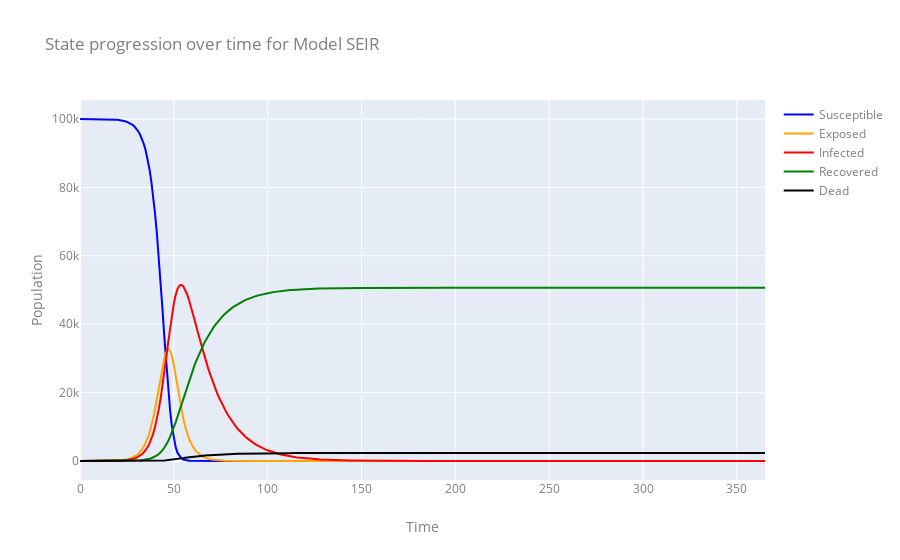

Source (notebook cell):
### Markdown cell above
## SEIR model 
An implementation of discrete-time SEIR *(Susceptible-Exposed-Infected-Recovered)* model with state space *Susceptible, Exposed, Infected, Recovered,* and *Dead*

### Code cell
# Simple SEIR
from EpyModels.models.SEIR import SEIR

seir = SEIR(name="SEIR",
            population=pop,
            init_s=prop_S,
            init_e=prop_E,
            init_i=prop_I,
            init_r=prop_R,
            beta=b,
            incubation_duration=d_inc,
            mortality_rate = rate_mort,
            mortality_duration=d_mort,
            recovery_duration=d_rec)

# Run model for 365 time units
seir.run(T=365)

# Plot states over time
plot_states(seir,type='line')

### Figure 1 — Plotly figure (JSON) as saved in the notebook; plotly's stock layout.template omitted (floating-point values rounded to 4 significant figures; data arrays with more than 128 entries replaced by an {"elided": "..."} marker saying what was removed)
{"data": [{"line": {"color": "blue", "width": 2}, "mode": "lines", "name": "Susceptible", "type": "scatter", "x": {"elided": "366 int values"}, "y": {"elided": "366 int values"}}, {"line": {"color": "orange", "width": 2}, "mode": "lines", "name": "Exposed", "type": "scatter", "x": {"elided": "366 int values"}, "y": {"elided": "366 int values"}}, {"line": {"color": "red", "width": 2}, "mode": "lines", "name": "Infected", "type": "scatter", "x": {"elided": "366 int values"}, "y": {"elided": "366 int values"}}, {"line": {"color": "green", "width": 2}, "mode": "lines", "name": "Recovered", "type": "scatter", "x": {"elided": "366 int values"}, "y": {"elided": "366 int values"}}, {"line": {"color": "black", "width": 2}, "mode": "lines", "name": "Dead", "type": "scatter", "x": {"elided": "366 int values"}, "y": {"elided": "366 int values"}}], "layout": {"autosize": true, "font": {"color": "#7f7f7f", "size": 12}, "title": {"text": "State progression over time for Model SEIR"}, "xaxis": {"autorange": true, "range": [0, 365], "title": {"text": "Time"}, "type": "linear"}, "yaxis": {"autorange": true, "range": [-5556.0, 105600.0], "title": {"text": "Population"}, "type": "linear"}}}
